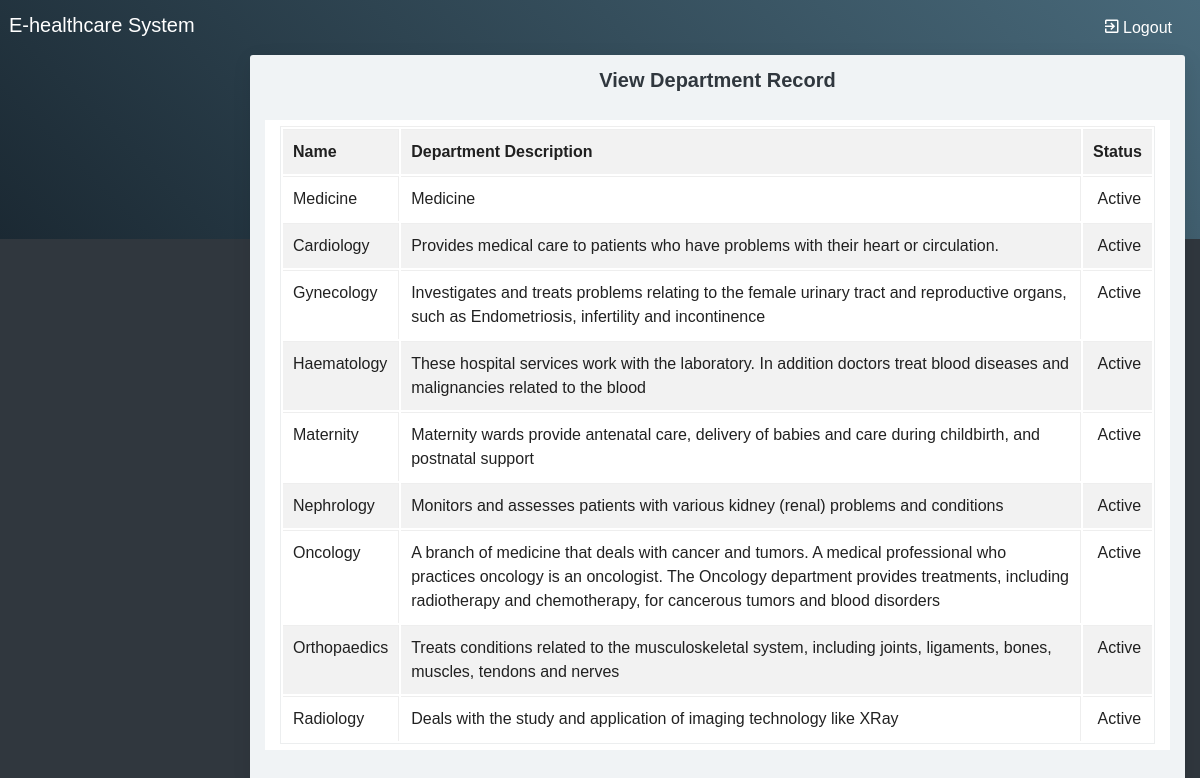
Page /Viewdepartment.php on the committed database.
### tables this page shows
CREATE TABLE `department` (
  `departmentid` int(10) NOT NULL,
  `departmentname` varchar(100) NOT NULL,
  `description` text NOT NULL,
  `status` varchar(10) NOT NULL
);

### Viewdepartment.php (the view, shortened to what this page needs)
<?php
include("adformheader.php");
include("dbconnection.php");
?>
<div class="container-fluid">
  <div class="block-header">
    <h2 class="text-center">View Department Record</h2>
  </div>
  <div class="card">
    <section class="container">
     <table class="table table-bordered table-striped table-hover js-basic-example dataTable">
      <tbody>
        <tr>
          <td><strong>Name</strong></td>
          <td><strong>Department Description</strong></td>
          <td><strong>Status</strong></td>
        </tr>
        <?php
        $sql ="SELECT * FROM department";
        $qsql = mysqli_query($con,$sql);
        while($rs = mysqli_fetch_array($qsql))
        {
          echo "<tr>
          <td>$rs[departmentname]</td>
          <td> $rs[description]</td>
          <td>&nbsp;$rs[status]</td>";
          echo "</tr>";
        }
        ?>
      </tbody>
    </table>
  </section>
</div>
</div>
<?php
include("adformfooter.php");
?>

### rows in the picture
department: departmentname "Medicine", description "Medicine", status "Active"
department: departmentname "Cardiology", description "Provides medical care to patients who have problems with their heart or circulation.", status "Active"
department: departmentname "Gynecology", description "Investigates and treats problems relating to the female urinary tract and reproductive organs, such as Endometriosis, infertility and incontinence", status "Active"
department: departmentname "Haematology", description "These hospital services work with the laboratory. In addition doctors treat blood diseases and malignancies related to the blood", status "Active"
department: departmentname "Maternity", description "Maternity wards provide antenatal care, delivery of babies and care during childbirth, and postnatal support", status "Active"
department: departmentname "Nephrology", description "Monitors and assesses patients with various kidney (renal) problems and conditions", status "Active"
department: departmentname "Oncology", description "A branch of medicine that deals with cancer and tumors. A medical professional who practices oncology is an oncologist. The Oncology department provides treatments, including radiotherapy and chemotherapy, for cancerous tumors and blood disorders", status "Active"
department: departmentname "Orthopaedics", description "Treats conditions related to the musculoskeletal system, including joints, ligaments, bones, muscles, tendons and nerves", status "Active"
department: departmentname "Radiology", description "Deals with the study and application of imaging technology like XRay", status "Active"
